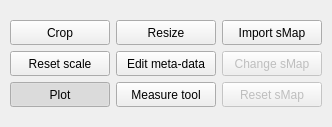
<?xml version="1.0" encoding="UTF-8"?>
<ui version="4.0">
 <class>DockWidget</class>
 <widget class="QDockWidget" name="DockWidget">
  <property name="geometry">
   <rect>
    <x>0</x>
    <y>0</y>
    <width>332</width>
    <height>127</height>
   </rect>
  </property>
  <property name="floating">
   <bool>true</bool>
  </property>
  <property name="windowTitle">
   <string>Standard Tools</string>
  </property>
  <widget class="QWidget" name="dockWidgetContents">
   <layout class="QGridLayout" name="gridLayout_2">
    <item row="0" column="0">
     <layout class="QGridLayout" name="gridLayout">
      <item row="0" column="0">
       <widget class="QPushButton" name="btnCrop">
        <property name="sizePolicy">
         <sizepolicy hsizetype="Minimum" vsizetype="Fixed">
          <horstretch>0</horstretch>
          <verstretch>10</verstretch>
         </sizepolicy>
        </property>
        <property name="minimumSize">
         <size>
          <width>100</width>
          <height>25</height>
         </size>
        </property>
        <property name="maximumSize">
         <size>
          <width>100</width>
          <height>25</height>
         </size>
        </property>
        <property name="text">
         <string>Crop</string>
        </property>
        <property name="iconSize">
         <size>
          <width>16</width>
          <height>16</height>
         </size>
        </property>
        <property name="checkable">
         <bool>true</bool>
        </property>
       </widget>
      </item>
      <item row="0" column="1">
       <widget class="QPushButton" name="btnResizeImgseq">
        <property name="sizePolicy">
         <sizepolicy hsizetype="Minimum" vsizetype="Fixed">
          <horstretch>0</horstretch>
          <verstretch>10</verstretch>
         </sizepolicy>
        </property>
        <property name="minimumSize">
         <size>
          <width>100</width>
          <height>25</height>
         </size>
        </property>
        <property name="maximumSize">
         <size>
          <width>100</width>
          <height>25</height>
         </size>
        </property>
        <property name="toolTip">
         <string>Add ROI to the image</string>
        </property>
        <property name="text">
         <string>Resize</string>
        </property>
        <property name="iconSize">
         <size>
          <width>16</width>
          <height>16</height>
         </size>
        </property>
       </widget>
      </item>
      <item row="0" column="2">
       <widget class="QPushButton" name="btnImportSMap">
        <property name="sizePolicy">
         <sizepolicy hsizetype="Minimum" vsizetype="Fixed">
          <horstretch>0</horstretch>
          <verstretch>10</verstretch>
         </sizepolicy>
        </property>
        <property name="minimumSize">
         <size>
          <width>100</width>
          <height>25</height>
         </size>
        </property>
        <property name="maximumSize">
         <size>
          <width>100</width>
          <height>25</height>
         </size>
        </property>
        <property name="text">
         <string>Import sMap</string>
        </property>
        <property name="iconSize">
         <size>
          <width>16</width>
          <height>16</height>
         </size>
        </property>
        <property name="checkable">
         <bool>true</bool>
        </property>
       </widget>
      </item>
      <item row="1" column="0">
       <widget class="QPushButton" name="btnResetScale">
        <property name="enabled">
         <bool>true</bool>
        </property>
        <property name="sizePolicy">
         <sizepolicy hsizetype="Minimum" vsizetype="Fixed">
          <horstretch>0</horstretch>
          <verstretch>10</verstretch>
         </sizepolicy>
        </property>
        <property name="minimumSize">
         <size>
          <width>100</width>
          <height>25</height>
         </size>
        </property>
        <property name="maximumSize">
         <size>
          <width>100</width>
          <height>25</height>
         </size>
        </property>
        <property name="toolTip">
         <string>Reset scale of the image and timeline</string>
        </property>
        <property name="text">
         <string>Reset scale</string>
        </property>
       </widget>
      </item>
      <item row="1" column="1">
       <widget class="QPushButton" name="btnEditMetaData">
        <property name="sizePolicy">
         <sizepolicy hsizetype="Minimum" vsizetype="Fixed">
          <horstretch>0</horstretch>
          <verstretch>10</verstretch>
         </sizepolicy>
        </property>
        <property name="minimumSize">
         <size>
          <width>100</width>
          <height>25</height>
         </size>
        </property>
        <property name="maximumSize">
         <size>
          <width>100</width>
          <height>25</height>
         </size>
        </property>
        <property name="toolTip">
         <string>Add ROI to the image</string>
        </property>
        <property name="text">
         <string>Edit meta-data</string>
        </property>
        <property name="iconSize">
         <size>
          <width>16</width>
          <height>16</height>
         </size>
        </property>
       </widget>
      </item>
      <item row="1" column="2">
       <widget class="QPushButton" name="btnChangeSMap">
        <property name="enabled">
         <bool>false</bool>
        </property>
        <property name="sizePolicy">
         <sizepolicy hsizetype="Minimum" vsizetype="Fixed">
          <horstretch>0</horstretch>
          <verstretch>10</verstretch>
         </sizepolicy>
        </property>
        <property name="minimumSize">
         <size>
          <width>100</width>
          <height>25</height>
         </size>
        </property>
        <property name="maximumSize">
         <size>
          <width>100</width>
          <height>25</height>
         </size>
        </property>
        <property name="toolTip">
         <string>&lt;html&gt;&lt;head/&gt;&lt;body&gt;&lt;p&gt;Change the Stimulus Map.&lt;/p&gt;&lt;/body&gt;&lt;/html&gt;</string>
        </property>
        <property name="text">
         <string>Change sMap</string>
        </property>
       </widget>
      </item>
      <item row="2" column="0">
       <widget class="QPushButton" name="btnPlot">
        <property name="enabled">
         <bool>true</bool>
        </property>
        <property name="sizePolicy">
         <sizepolicy hsizetype="Minimum" vsizetype="Fixed">
          <horstretch>0</horstretch>
          <verstretch>10</verstretch>
         </sizepolicy>
        </property>
        <property name="minimumSize">
         <size>
          <width>100</width>
          <height>25</height>
         </size>
        </property>
        <property name="maximumSize">
         <size>
          <width>100</width>
          <height>25</height>
         </size>
        </property>
        <property name="toolTip">
         <string>Add ROI to the image</string>
        </property>
        <property name="text">
         <string>Plot</string>
        </property>
        <property name="iconSize">
         <size>
          <width>16</width>
          <height>16</height>
         </size>
        </property>
        <property name="checkable">
         <bool>true</bool>
        </property>
        <property name="checked">
         <bool>true</bool>
        </property>
       </widget>
      </item>
      <item row="2" column="2">
       <widget class="QPushButton" name="btnResetSMap">
        <property name="enabled">
         <bool>false</bool>
        </property>
        <property name="sizePolicy">
         <sizepolicy hsizetype="Minimum" vsizetype="Fixed">
          <horstretch>0</horstretch>
          <verstretch>10</verstretch>
         </sizepolicy>
        </property>
        <property name="minimumSize">
         <size>
          <width>100</width>
          <height>25</height>
         </size>
        </property>
        <property name="maximumSize">
         <size>
          <width>100</width>
          <height>25</height>
         </size>
        </property>
        <property name="toolTip">
         <string>&lt;html&gt;&lt;head/&gt;&lt;body&gt;&lt;p&gt;Reset the Stimulus Map to the one set for this mes file.&lt;/p&gt;&lt;/body&gt;&lt;/html&gt;</string>
        </property>
        <property name="text">
         <string>Reset sMap</string>
        </property>
       </widget>
      </item>
      <item row="2" column="1">
       <widget class="QPushButton" name="btnMeasureTool">
        <property name="sizePolicy">
         <sizepolicy hsizetype="Minimum" vsizetype="Fixed">
          <horstretch>0</horstretch>
          <verstretch>10</verstretch>
         </sizepolicy>
        </property>
        <property name="minimumSize">
         <size>
          <width>100</width>
          <height>25</height>
         </size>
        </property>
        <property name="maximumSize">
         <size>
          <width>100</width>
          <height>25</height>
         </size>
        </property>
        <property name="toolTip">
         <string>Add ROI to the image</string>
        </property>
        <property name="text">
         <string>Measure tool</string>
        </property>
        <property name="iconSize">
         <size>
          <width>16</width>
          <height>16</height>
         </size>
        </property>
        <property name="checkable">
         <bool>true</bool>
        </property>
       </widget>
      </item>
     </layout>
    </item>
   </layout>
  </widget>
 </widget>
 <tabstops>
  <tabstop>btnCrop</tabstop>
  <tabstop>btnResizeImgseq</tabstop>
  <tabstop>btnImportSMap</tabstop>
  <tabstop>btnResetScale</tabstop>
  <tabstop>btnEditMetaData</tabstop>
  <tabstop>btnChangeSMap</tabstop>
  <tabstop>btnPlot</tabstop>
  <tabstop>btnMeasureTool</tabstop>
  <tabstop>btnResetSMap</tabstop>
 </tabstops>
 <resources/>
 <connections/>
</ui>
